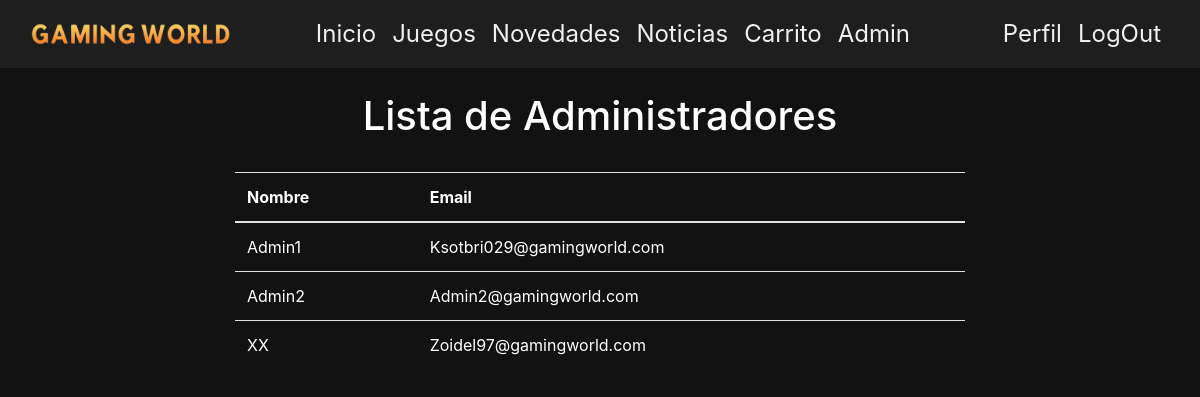
The page /Web/Admin/ListarAdministradores.php (signed in) on the database its author committed.
### tables this page shows
CREATE TABLE `usuarios` (
  `UsuarioID` int(11) NOT NULL,
  `Email` varchar(45) NOT NULL,
  `Password` varchar(25) NOT NULL,
  `Alias` varchar(25) NOT NULL,
  `Tipo` varchar(25) NOT NULL
);

### Web/Admin/ListarAdministradores.php (the view, shortened to what this page needs)
<!DOCTYPE html>
<html lang="es">
<head>
    <link href="https://stackpath.bootstrapcdn.com/bootstrap/4.5.2/css/bootstrap.min.css" rel="stylesheet">
</head>
<body class="text-white">
<?php
require '../Menus/menu2.php';
if (!isset($_SESSION['tipo_usuario']) || $_SESSION['tipo_usuario'] !== "administrador") {
    require '../PaginasAdicionales/PersonalAutorizado.php';
} else {
?>
<h1 class="text-center text-white mt-4">Lista de Administradores</h1>
<div class="container">
    <div class="row justify-content-center">
        <div class="col-md-8 mt-4">
            <table class="table text-white">
                <thead>
                    <tr>
                        <th scope="col">Nombre</th>
                        <th scope="col">Email</th>
                    </tr>
                </thead>
                <tbody>
                <?php
                try {
                    require '../bd.php';
                    $sel = "SELECT * FROM `usuarios` WHERE `Tipo` = 'administrador'";
                    $resul = $bd->query($sel);
                    if ($resul) {
                        foreach ($resul as $res) {
                            echo '<tr>';
                            echo "<td>" . $res['Alias'] . "</td>";
                            echo "<td>" . $res['Email'] . "</td>";
                            echo '</tr>';
                        }
                    }
                } catch (PDOException $e) {
                    echo '<tr><td colspan="2">' . $e->getMessage() . '</td></tr>';
                }
                ?>
                </tbody>
            </table>
        </div>
    </div>
</div>
<?php
}
?>
</body>
</html>

### assets/cssPlus/cssPlus.css (style rules this page uses)
* { margin:0; padding: 0; box-sizing: border-box; }
body { background-color: #121212 !important; color: #f0f0f0; margin:0; padding: 0; box-sizing: border-box; }

### rows shown on the page
usuarios: Alias "Admin1", Email "Ksotbri029@gamingworld.com"
usuarios: Alias "Admin2", Email "Admin2@gamingworld.com"
usuarios: Alias "XX", Email "Zoidel97@gamingworld.com"
